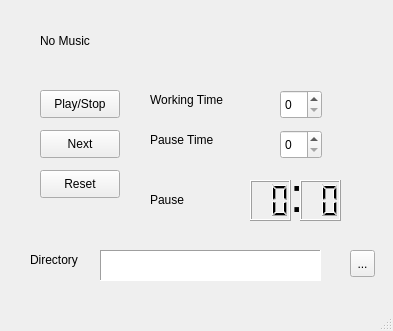
<?xml version="1.0" encoding="UTF-8"?>
<ui version="4.0">
 <class>MainWindow</class>
 <widget class="QMainWindow" name="MainWindow">
  <property name="geometry">
   <rect>
    <x>0</x>
    <y>0</y>
    <width>393</width>
    <height>331</height>
   </rect>
  </property>
  <property name="windowTitle">
   <string>ZClock</string>
  </property>
  <property name="windowIcon">
   <iconset resource="icon.qrc">
    <normaloff>:/icon/ZClock.ico</normaloff>:/icon/ZClock.ico</iconset>
  </property>
  <widget class="QWidget" name="centralwidget">
   <widget class="QLabel" name="musicname">
    <property name="geometry">
     <rect>
      <x>40</x>
      <y>10</y>
      <width>271</width>
      <height>61</height>
     </rect>
    </property>
    <property name="text">
     <string>No Music</string>
    </property>
    <property name="wordWrap">
     <bool>true</bool>
    </property>
   </widget>
   <widget class="QPushButton" name="playbutton">
    <property name="geometry">
     <rect>
      <x>40</x>
      <y>90</y>
      <width>80</width>
      <height>28</height>
     </rect>
    </property>
    <property name="text">
     <string>Play/Stop</string>
    </property>
   </widget>
   <widget class="QLabel" name="label_working_time">
    <property name="geometry">
     <rect>
      <x>150</x>
      <y>90</y>
      <width>101</width>
      <height>20</height>
     </rect>
    </property>
    <property name="text">
     <string>Working Time</string>
    </property>
   </widget>
   <widget class="QLabel" name="label_pause_time">
    <property name="geometry">
     <rect>
      <x>150</x>
      <y>130</y>
      <width>81</width>
      <height>20</height>
     </rect>
    </property>
    <property name="text">
     <string>Pause Time</string>
    </property>
   </widget>
   <widget class="QSpinBox" name="working_time_box">
    <property name="geometry">
     <rect>
      <x>280</x>
      <y>90</y>
      <width>42</width>
      <height>29</height>
     </rect>
    </property>
   </widget>
   <widget class="QSpinBox" name="pause_time_box">
    <property name="geometry">
     <rect>
      <x>280</x>
      <y>130</y>
      <width>42</width>
      <height>29</height>
     </rect>
    </property>
   </widget>
   <widget class="QPushButton" name="nextbutton">
    <property name="geometry">
     <rect>
      <x>40</x>
      <y>130</y>
      <width>80</width>
      <height>28</height>
     </rect>
    </property>
    <property name="text">
     <string>Next</string>
    </property>
   </widget>
   <widget class="QLCDNumber" name="label_second">
    <property name="geometry">
     <rect>
      <x>300</x>
      <y>180</y>
      <width>41</width>
      <height>41</height>
     </rect>
    </property>
    <property name="digitCount">
     <number>2</number>
    </property>
    <property name="mode">
     <enum>QLCDNumber::Dec</enum>
    </property>
   </widget>
   <widget class="QLabel" name="label_status">
    <property name="geometry">
     <rect>
      <x>150</x>
      <y>190</y>
      <width>59</width>
      <height>20</height>
     </rect>
    </property>
    <property name="text">
     <string>Pause</string>
    </property>
   </widget>
   <widget class="QLCDNumber" name="label_minute">
    <property name="geometry">
     <rect>
      <x>250</x>
      <y>180</y>
      <width>41</width>
      <height>41</height>
     </rect>
    </property>
    <property name="digitCount">
     <number>2</number>
    </property>
   </widget>
   <widget class="QLabel" name="label_comma">
    <property name="geometry">
     <rect>
      <x>290</x>
      <y>170</y>
      <width>20</width>
      <height>51</height>
     </rect>
    </property>
    <property name="font">
     <font>
      <pointsize>36</pointsize>
     </font>
    </property>
    <property name="text">
     <string>:</string>
    </property>
   </widget>
   <widget class="QToolButton" name="dir_button">
    <property name="geometry">
     <rect>
      <x>350</x>
      <y>250</y>
      <width>25</width>
      <height>27</height>
     </rect>
    </property>
    <property name="text">
     <string>...</string>
    </property>
   </widget>
   <widget class="QLabel" name="label_dir">
    <property name="geometry">
     <rect>
      <x>30</x>
      <y>250</y>
      <width>59</width>
      <height>20</height>
     </rect>
    </property>
    <property name="text">
     <string>Directory</string>
    </property>
   </widget>
   <widget class="QTextEdit" name="dir_text">
    <property name="enabled">
     <bool>true</bool>
    </property>
    <property name="geometry">
     <rect>
      <x>100</x>
      <y>250</y>
      <width>221</width>
      <height>31</height>
     </rect>
    </property>
    <property name="contextMenuPolicy">
     <enum>Qt::DefaultContextMenu</enum>
    </property>
    <property name="frameShape">
     <enum>QFrame::Panel</enum>
    </property>
    <property name="lineWidth">
     <number>1</number>
    </property>
    <property name="undoRedoEnabled">
     <bool>false</bool>
    </property>
    <property name="lineWrapMode">
     <enum>QTextEdit::WidgetWidth</enum>
    </property>
    <property name="readOnly">
     <bool>true</bool>
    </property>
   </widget>
   <widget class="QPushButton" name="reset_button">
    <property name="geometry">
     <rect>
      <x>40</x>
      <y>170</y>
      <width>80</width>
      <height>28</height>
     </rect>
    </property>
    <property name="text">
     <string>Reset</string>
    </property>
   </widget>
  </widget>
  <widget class="QMenuBar" name="menubar">
   <property name="geometry">
    <rect>
     <x>0</x>
     <y>0</y>
     <width>393</width>
     <height>25</height>
    </rect>
   </property>
  </widget>
  <widget class="QStatusBar" name="statusbar"/>
 </widget>
 <resources>
  <include location="icon.qrc"/>
 </resources>
 <connections/>
</ui>
